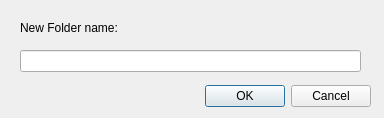
<?xml version="1.0" encoding="UTF-8"?>
<ui version="4.0">
 <class>NewFolderDialog</class>
 <widget class="QDialog" name="NewFolderDialog">
  <property name="geometry">
   <rect>
    <x>0</x>
    <y>0</y>
    <width>384</width>
    <height>118</height>
   </rect>
  </property>
  <property name="windowTitle">
   <string>New Folder</string>
  </property>
  <property name="modal">
   <bool>true</bool>
  </property>
  <widget class="QDialogButtonBox" name="buttonBox">
   <property name="geometry">
    <rect>
     <x>30</x>
     <y>80</y>
     <width>341</width>
     <height>32</height>
    </rect>
   </property>
   <property name="orientation">
    <enum>Qt::Horizontal</enum>
   </property>
   <property name="standardButtons">
    <set>QDialogButtonBox::Cancel|QDialogButtonBox::Ok</set>
   </property>
  </widget>
  <widget class="QLabel" name="label">
   <property name="geometry">
    <rect>
     <x>20</x>
     <y>20</y>
     <width>121</width>
     <height>16</height>
    </rect>
   </property>
   <property name="text">
    <string>New Folder name:</string>
   </property>
  </widget>
  <widget class="QLineEdit" name="folderName">
   <property name="geometry">
    <rect>
     <x>20</x>
     <y>50</y>
     <width>341</width>
     <height>22</height>
    </rect>
   </property>
  </widget>
 </widget>
 <resources/>
 <connections>
  <connection>
   <sender>buttonBox</sender>
   <signal>accepted()</signal>
   <receiver>NewFolderDialog</receiver>
   <slot>accept()</slot>
   <hints>
    <hint type="sourcelabel">
     <x>248</x>
     <y>254</y>
    </hint>
    <hint type="destinationlabel">
     <x>157</x>
     <y>274</y>
    </hint>
   </hints>
  </connection>
  <connection>
   <sender>buttonBox</sender>
   <signal>rejected()</signal>
   <receiver>NewFolderDialog</receiver>
   <slot>reject()</slot>
   <hints>
    <hint type="sourcelabel">
     <x>316</x>
     <y>260</y>
    </hint>
    <hint type="destinationlabel">
     <x>286</x>
     <y>274</y>
    </hint>
   </hints>
  </connection>
 </connections>
</ui>
